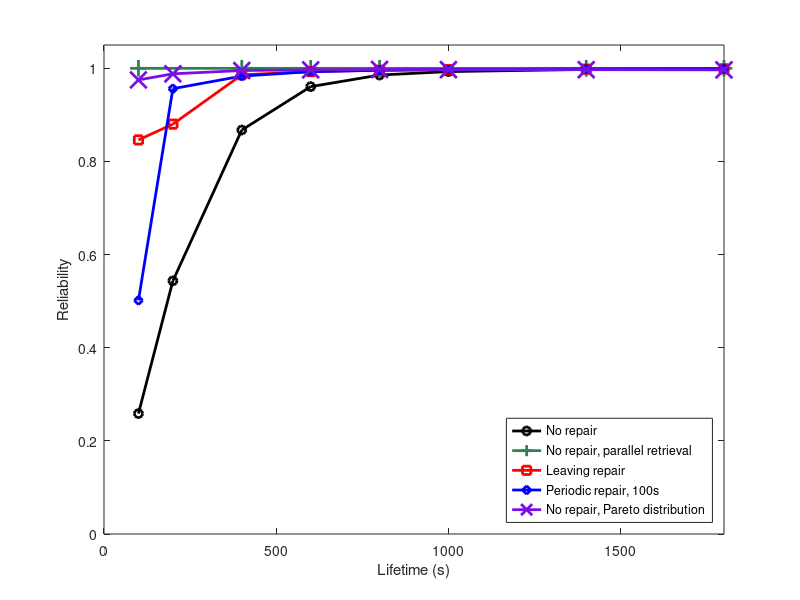
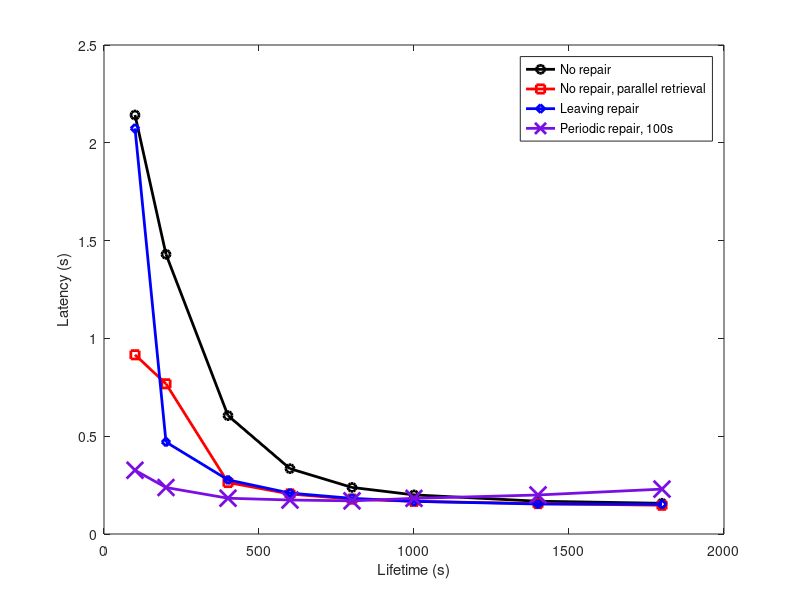
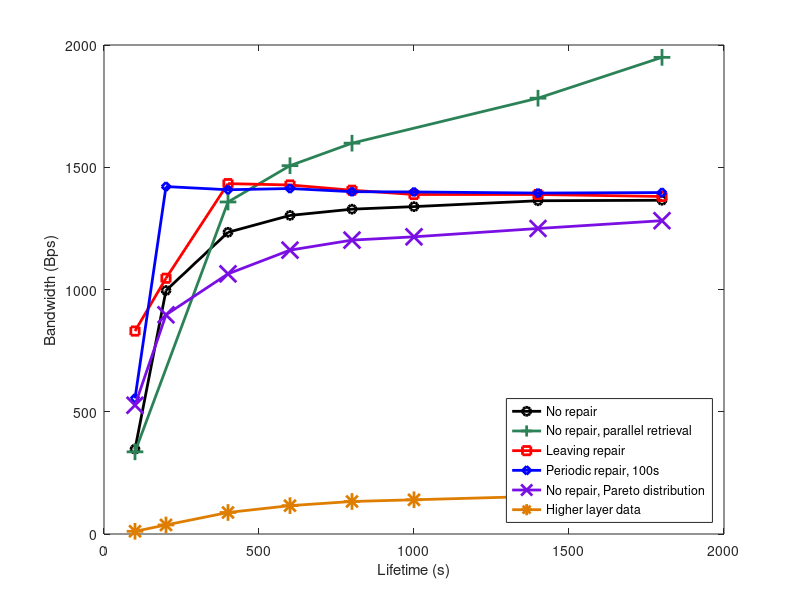

Here is the MATLAB script that generated these plots, in order:
clear all
close all

lifetime =     [100, 200, 400, 600, 800, 1000, 1400, 1800]
lifetime_par = [100,      400, 600, 800,       1400, 1800];

%Enter results from simulation
reliability_none =     [0.2586, 0.5436, 0.8674, 0.9606, 0.9855, 0.9929, 0.9976, 0.9987];
reliability_par =      [0.9999,         0.9999, 0.9999,         0.9999, 0.9999, 0.9999];
reliability_leaving =  [0.8462, 0.8801, 0.9860, 0.9929, 0.9958, 0.9971, 0.9982, 0.9989];
reliability_periodic = [0.5016, 0.9562, 0.9832, 0.9927, 0.9958, 0.9971, 0.9984, 0.9988];
reliability_pareto =   [0.9750, 0.9881, 0.9952, 0.9966, 0.9975, 0.9970, 0.9970, 0.9966];

responsiveness_none =     [2.1421, 1.430, 0.6053, 0.3340, 0.2381, 0.200, 0.1676, 0.157];
responsiveness_leaving =  [0.9162, 0.768, 0.2632, 0.2046, 0.1781, 0.167, 0.1555, 0.147];
responsiveness_periodic = [2.0738, 0.470, 0.2767, 0.2092, 0.1823, 0.167, 0.1533, 0.152];
responsiveness_pareto =   [0.3259, 0.2377,0.1829, 0.1738, 0.1694, 0.1822,0.1995, 0.2295];

%Data used
data_in_none =      [5, 7, 7, 6, 6, 5, 5, 4];
data_out_none =     [6, 30, 81, 110, 127, 135, 149, 157];

data_in_leaving =   [5, 7, 7, 6, 6, 5, 5, 4];
data_out_leaving =  [19, 49, 93, 114, 127, 136, 150, 158];

data_in_periodic =  [5, 7, 7, 6, 6, 5, 5, 4];
data_out_periodic = [11, 53, 93, 114, 127, 137, 151, 157];

data_in_par =       [5, 7, 6, 6, 5, 4];
data_out_par =      [0.166, 10, 19, 28, 57, 157];

data_in_pareto =    [2,3,4,4,4,4,4,4];
data_out_pareto =   [16,32,50,68,79,88,99,114];

%Group bandwidth
bandwidth_group_in_none =      [54,  133, 183, 200, 199, 198, 197, 191];
bandwidth_group_out_none =     [41,  92,  125, 143, 149, 153, 161, 162];

bandwidth_group_in_par =       [62,       314, 314, 501,      658, 784];
bandwidth_group_out_par =      [48,       227, 427, 379,      525, 735];

bandwidth_group_in_leaving =   [549, 455, 393, 328, 280, 240, 222, 205];
bandwidth_group_out_leaving =  [482, 356, 317, 266, 230, 200, 189, 179];

bandwidth_group_in_periodic =  [187, 588, 365, 312, 273, 251, 226, 223];
bandwidth_group_out_periodic = [147, 485, 289, 251, 223, 209, 193, 194];

bandwidth_group_in_pareto =    [34,  58,  73,  97,  100, 108, 113, 125];
bandwidth_group_out_pareto =   [25,  45,  61,  82,  87,  97,  104, 118];

%Overlay bandwidth
bandwidth_overlay_in_none =      [295, 876, 1073, 1124, 1147, 1157, 1177, 1182];
bandwidth_overlay_out_none =     [304, 891, 1087, 1139, 1162, 1170, 1191, 1195];

bandwidth_overlay_in_par =       [274,      1079, 1127, 1150,       1183, 1183];
bandwidth_overlay_out_par =      [288,      1096, 1145, 1167,       1199, 1197];

bandwidth_overlay_in_leaving =   [307, 633, 1071, 1123, 1144, 1161, 1176, 1182];
bandwidth_overlay_out_leaving =  [322, 648, 1085, 1138, 1158, 1176, 1190, 1195];

bandwidth_overlay_in_periodic =  [378, 877, 1074, 1124, 1144, 1162, 1178, 1182];
bandwidth_overlay_out_periodic = [397, 892, 1088, 1139, 1160, 1176, 1192, 1194];

bandwidth_overlay_in_pareto =    [492, 812, 994,  1066, 1102, 1106, 1134, 1153];
bandwidth_overlay_out_pareto =   [502, 878, 1000, 1077, 1115, 1120, 1148, 1167];

%The overall bandwidth is the sum of group and overlay storage bandwidth
bandwidth_overall_in_none = bandwidth_group_in_none + bandwidth_overlay_in_none;
bandwidth_overall_out_none = bandwidth_group_out_none + bandwidth_overlay_out_none;
bandwidth_overall_in_par = bandwidth_group_in_par + bandwidth_overlay_in_par;
bandwidth_overall_out_par = bandwidth_group_out_par + bandwidth_overlay_out_par;
bandwidth_overall_in_leaving = bandwidth_group_in_leaving + bandwidth_overlay_in_leaving;
bandwidth_overall_out_leaving = bandwidth_group_out_leaving + bandwidth_overlay_out_leaving;
bandwidth_overall_in_periodic = bandwidth_group_in_periodic + bandwidth_overlay_in_periodic;
bandwidth_overall_out_periodic = bandwidth_group_out_periodic + bandwidth_overlay_out_periodic;
bandwidth_overall_in_pareto = bandwidth_group_in_pareto + bandwidth_overlay_in_pareto;
bandwidth_overall_out_pareto = bandwidth_group_out_pareto + bandwidth_overlay_out_pareto;

%We don't need to include both in and out, we can just average the two.
%Nothing interesting happens seperatly.
bandwidth_overall_none = (bandwidth_overall_in_none + bandwidth_overall_out_none)/2;
bandwidth_overall_par = (bandwidth_overall_in_par + bandwidth_overall_out_par)/2;
bandwidth_overall_leaving = (bandwidth_overall_in_leaving + bandwidth_overall_out_leaving)/2;
bandwidth_overall_periodic = (bandwidth_overall_in_periodic + bandwidth_overall_out_periodic)/2;
bandwidth_overall_pareto = (bandwidth_overall_in_pareto + bandwidth_overall_out_pareto)/2;

data_none = data_in_none + data_out_none;
data_leaving = data_in_leaving + data_out_leaving;
data_periodic = data_in_periodic + data_out_periodic;
data_par = data_in_par + data_out_par;
data_pareto = data_in_pareto + data_out_pareto;

pure_data_none = data_none./reliability_none;
pure_data_leaving = data_leaving./reliability_leaving;
pure_data_periodic = data_periodic./reliability_periodic;
pure_data_par = data_par./reliability_par;

efficiency_none = data_none./bandwidth_overall_none;
efficiency_leaving = data_leaving./bandwidth_overall_leaving;
efficiency_periodic = data_periodic./bandwidth_overall_periodic;
efficiency_par = data_par./bandwidth_overall_par;

bw_efficiency_none = efficiency_none./reliability_none;
bw_efficiency_leaving = efficiency_leaving./reliability_leaving;
bw_efficiency_periodic = efficiency_periodic./reliability_periodic;
bw_efficiency_par = efficiency_par./reliability_par;

figure
set(gca, 'FontSize', 24)
plot(lifetime, reliability_none, 'ko-', 'LineWidth',2);
hold on
plot(lifetime_par, reliability_par, '+-', 'Color',[0.17,0.51,0.34], 'MarkerSize',12, 'LineWidth',2);
plot(lifetime, reliability_leaving, 'rs-', 'LineWidth',2);
plot(lifetime, reliability_periodic, 'bd-', 'LineWidth',2);
plot(lifetime, reliability_pareto, 'x-', 'Color',[0.48,0.06,0.89], 'MarkerSize',12, 'LineWidth',2);
axis([0 1800 0 1.05])
ylabel('Reliability');
xlabel('Lifetime (s)');
hleg = legend('No repair','No repair, parallel retrieval','Leaving repair', 'Periodic repair, 100s', 'No repair, Pareto distribution');
set(hleg, 'Location', 'SouthEast');

figure
set(gca, 'FontSize', 24) 
plot(lifetime, responsiveness_none, 'ko-', 'LineWidth',2);
hold on
plot(lifetime, responsiveness_leaving, 'rs-', 'LineWidth',2);
plot(lifetime, responsiveness_periodic, 'bd-', 'LineWidth',2);
plot(lifetime, responsiveness_pareto, 'x-', 'Color',[0.48,0.06,0.89], 'MarkerSize',12, 'LineWidth',2);
ylabel('Latency (s)');
xlabel('Lifetime (s)');
hleg = legend('No repair','No repair, parallel retrieval','Leaving repair', 'Periodic repair, 100s', 'No repair, Pareto distribution');

figure
set(gca, 'FontSize', 24) 
plot(lifetime, bandwidth_overall_none, 'ko-', 'LineWidth',2);
hold on
plot(lifetime_par, bandwidth_overall_par, '+-', 'Color',[0.17,0.51,0.34], 'MarkerSize',12, 'LineWidth',2);
plot(lifetime, bandwidth_overall_leaving, 'rs-', 'LineWidth',2);
plot(lifetime, bandwidth_overall_periodic, 'bd-', 'LineWidth',2);
plot(lifetime, bandwidth_overall_pareto, 'x-', 'Color',[0.48,0.06,0.89], 'MarkerSize',12, 'LineWidth',2);
plot(lifetime, data_none, '*-', 'Color',[0.87,0.49,0], 'MarkerSize',12, 'LineWidth',2);
ylabel('Bandwidth (Bps)');
xlabel('Lifetime (s)');
hleg = legend('No repair','No repair, parallel retrieval','Leaving repair', 'Periodic repair, 100s', 'No repair, Pareto distribution', 'Higher layer data');
set(hleg, 'Location', 'SouthEast');
